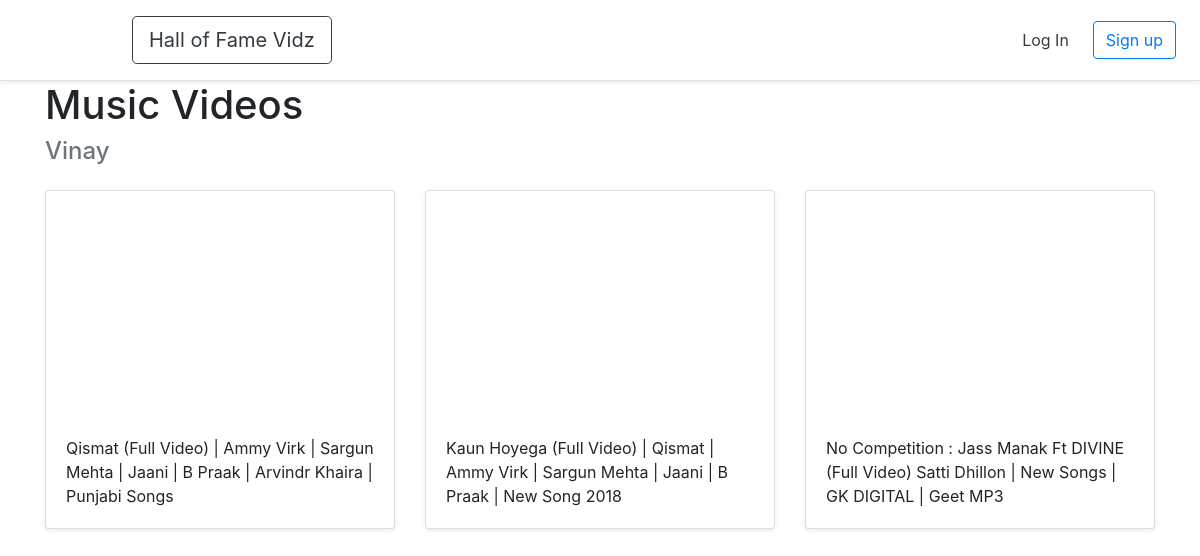
The app's page /halloffame/7 with its own data.
### halls/models.py (models this page shows)
class Hall(models.Model):
	title = models.CharField(max_length=255)
	user = models.ForeignKey(User,on_delete=models.CASCADE)

class Video(models.Model):
	title = models.CharField(max_length=255)
	url = models.URLField()
	youtube_id = models.CharField(max_length=255)
	hall = models.ForeignKey(Hall,on_delete=models.CASCADE)

### halls/views.py (the view)
# urls.py: path('halloffame/<int:pk>',views.Detail_hall.as_view(),name='detail_hall'),
class Detail_hall(generic.DetailView):
	model = Hall
	template_name = 'halls/detail_hall.html'

### halls/templates/halls/detail_hall.html (shortened to what this page needs)
{% extends 'halls/base.html' %}
{% block content %}
<div class='container'>
<h1>{{ hall.title }}</h1>
<h4 class='text-muted'>{{ hall.user.username }}</h4>
 <div class="row">
 	 {% for video in hall.video_set.all %}
 	 <div class="col-md-4 mt-3">
      <div class="card mb-4 shadow-sm">
      <iframe width="100%" height="225" src="https://www.youtube.com/embed/{{ video.youtube_id }}" frameborder="0" allow="accelerometer; autoplay; encrypted-media; gyroscope; picture-in-picture" allowfullscreen></iframe>
    <div class="card-body">
    	<p class="card-text">{{ video.title }}</p>
    </div>
  </div>
</div>
 	 {% endfor %}
</div>
</div>
{% endblock %}

### records on screen
Hall: title "Music Videos", user.username "Vinay"
Video: title "Qismat (Full Video) | Ammy Virk | Sargun Mehta | Jaani | B Praak | Arvindr Khaira | Punjabi Songs"
Video: title "Kaun Hoyega (Full Video) | Qismat | Ammy Virk | Sargun Mehta | Jaani | B Praak | New Song 2018"
Video: title "No Competition : Jass Manak Ft DIVINE (Full Video) Satti Dhillon | New Songs | GK DIGITAL | Geet MP3"
